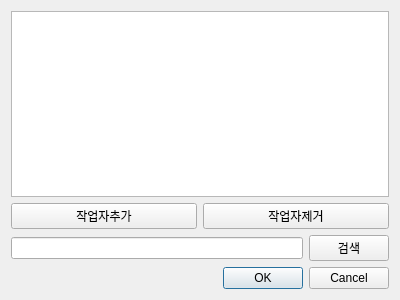
<?xml version="1.0" encoding="UTF-8"?>
<ui version="4.0">
 <class>workmen_select_popup</class>
 <widget class="QDialog" name="workmen_select_popup">
  <property name="geometry">
   <rect>
    <x>0</x>
    <y>0</y>
    <width>400</width>
    <height>300</height>
   </rect>
  </property>
  <property name="windowTitle">
   <string>Dialog</string>
  </property>
  <layout class="QGridLayout" name="gridLayout">
   <item row="1" column="0">
    <layout class="QHBoxLayout" name="horizontalLayout">
     <item>
      <widget class="QPushButton" name="add_btn">
       <property name="text">
        <string>작업자추가</string>
       </property>
      </widget>
     </item>
     <item>
      <widget class="QPushButton" name="delete_btn">
       <property name="text">
        <string>작업자제거</string>
       </property>
      </widget>
     </item>
    </layout>
   </item>
   <item row="0" column="0">
    <widget class="QTableView" name="tableView"/>
   </item>
   <item row="3" column="0">
    <widget class="QDialogButtonBox" name="buttonBox">
     <property name="orientation">
      <enum>Qt::Horizontal</enum>
     </property>
     <property name="standardButtons">
      <set>QDialogButtonBox::Cancel|QDialogButtonBox::Ok</set>
     </property>
    </widget>
   </item>
   <item row="2" column="0">
    <layout class="QHBoxLayout" name="horizontalLayout_2">
     <item>
      <widget class="QLineEdit" name="search_edit"/>
     </item>
     <item>
      <widget class="QPushButton" name="search_btn">
       <property name="text">
        <string>검색</string>
       </property>
       <property name="icon">
        <iconset resource="Res.qrc">
         <normaloff>:/icon/icon/search.png</normaloff>:/icon/icon/search.png</iconset>
       </property>
      </widget>
     </item>
    </layout>
   </item>
  </layout>
 </widget>
 <resources>
  <include location="Res.qrc"/>
 </resources>
 <connections>
  <connection>
   <sender>buttonBox</sender>
   <signal>accepted()</signal>
   <receiver>workmen_select_popup</receiver>
   <slot>accept()</slot>
   <hints>
    <hint type="sourcelabel">
     <x>248</x>
     <y>254</y>
    </hint>
    <hint type="destinationlabel">
     <x>157</x>
     <y>274</y>
    </hint>
   </hints>
  </connection>
  <connection>
   <sender>buttonBox</sender>
   <signal>rejected()</signal>
   <receiver>workmen_select_popup</receiver>
   <slot>reject()</slot>
   <hints>
    <hint type="sourcelabel">
     <x>316</x>
     <y>260</y>
    </hint>
    <hint type="destinationlabel">
     <x>286</x>
     <y>274</y>
    </hint>
   </hints>
  </connection>
 </connections>
</ui>
